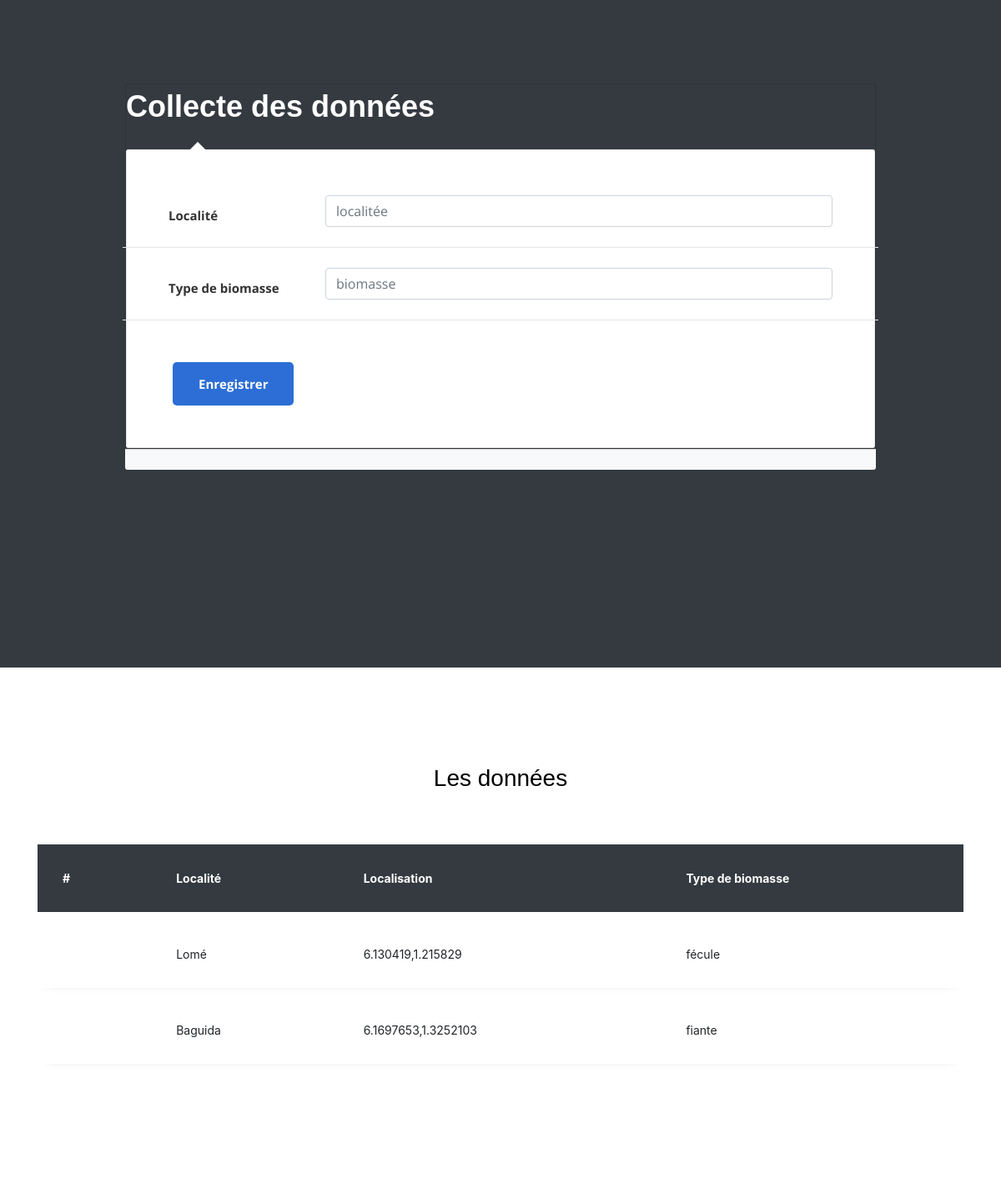
Before: / with the older database file.
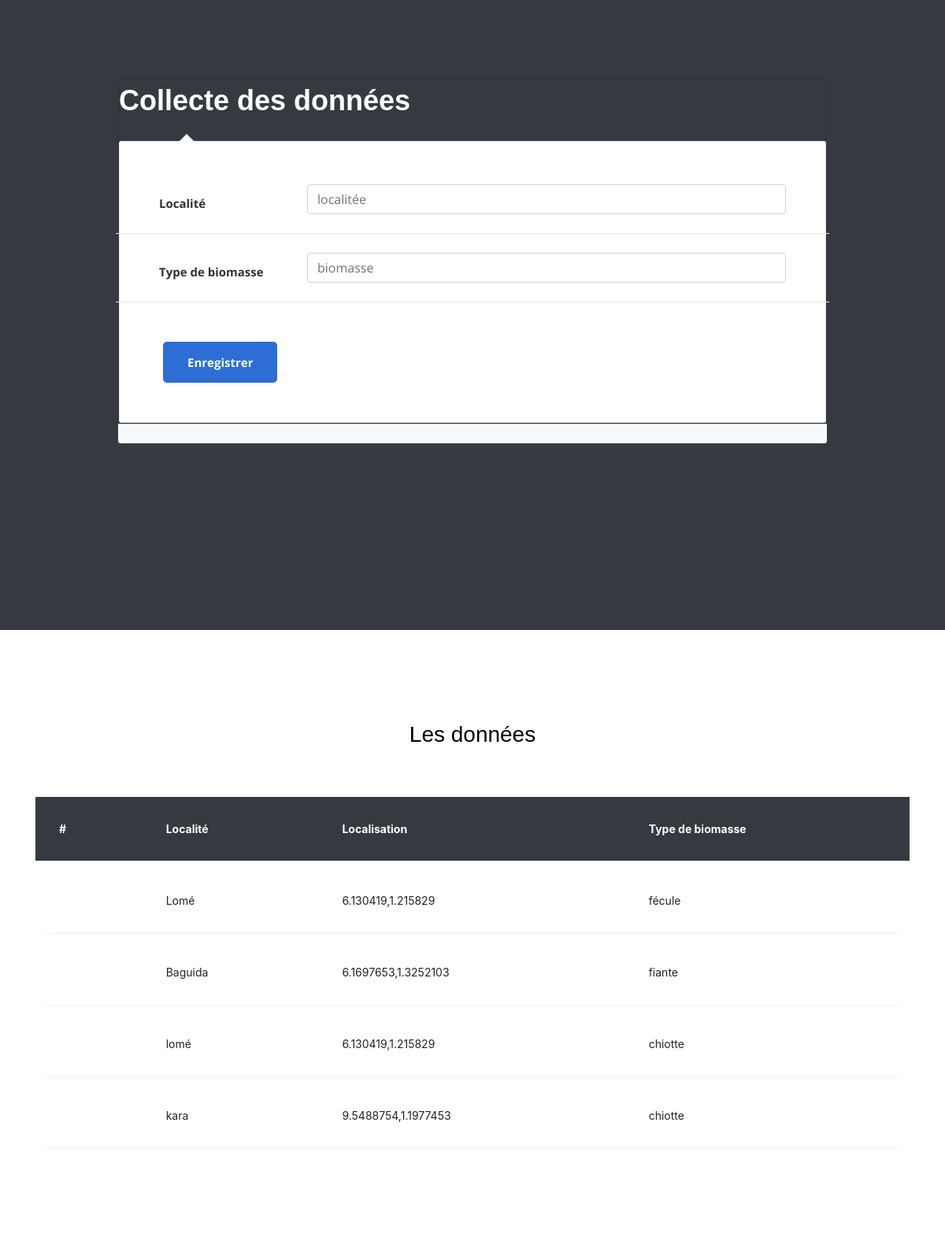
After: the same page with the newer database file.
### home/models.py (models this page shows, shortened)
class biomasse(models.Model):
    Localité = models.CharField(max_length=40)
    Localisation = models.CharField(max_length=50)
    Type = models.CharField(max_length=50)
    class Meta:
        verbose_name_plural = 'biomasse'

### home/views.py (the view)
# urls.py: 2. Add a URL to urlpatterns:  path('', views.home, name='home')
def home(request):
    bio=biomasse.objects.all()
    try :
        if request.method == 'POST':
            Localité = request.POST.get("localité")
            Type = request.POST.get("type")
            geolocator = Nominatim(user_agent="home")
            location = geolocator.geocode(Localité+" Togo")
            latitude = location.latitude
            longitude = location.longitude
            Localisation = str(latitude)+","+str(longitude)
            b=biomasse.objects.create(Localité=Localité,Localisation=Localisation,Type=Type)
            b.save()
            messages.warning(request,'Enrégistrer')
            return render(request, "home.html", {"b":bio})
        else :
            return render(request, "home.html",{"b":bio})
    except:
        messages.warning(request,'Adresse Introuvable')
        return render(request, "home.html", {"b":bio})

### home/templates/home.html (shortened to what this page needs)
{% load static %}
<!DOCTYPE html>
<html lang="en">
<head>
    <link rel="stylesheet" href="{% static 'table/css/style.css' %}">
    <link href="{% static 'css/main.css' %}" rel="stylesheet" media="all">
</head>
<body>
    <div class="page-wrapper bg-dark p-t-100 p-b-50">
        <div class="wrapper wrapper--w900">
            <div class="card card-6">
                <div class="card-heading">
                    <h2 class="title">Collecte des données</h2>
                </div>
                <div class="card-body">
                    <form action="#" method="POST"> {% csrf_token %}
                        <div class="form-row">
                            <div class="name">Localité</div>
                            <div class="value">
                                <input type="text" class="form-control" aria-describedby="localitée" placeholder="localitée" name="localité" required>
                            </div>
                        </div>
                        <div class="form-row">
                            <div class="name">Type de biomasse</div>
                            <div class="value">
                                <input type="text" class="form-control" id="biomasse" aria-describedby="biomasse" placeholder="biomasse" name="type" required>
                            </div>
                        </div>
                </div>
                <div class="card-footer">
                    <button class="btn btn--radius-2 btn--blue-2" type="submit">Enregistrer</button>
                </div>
            </div>
            <div class="card-footer text-muted text-danger bg-light ">
               </div>
        </div>
    </div>
    {% include "table.html" %}
</body>
</html>

### home/templates/table.html (shortened to what this page needs)
{% load static %}
<!doctype html>
<html lang="en">
  <head>
	<link rel="stylesheet" href="https://stackpath.bootstrapcdn.com/font-awesome/4.7.0/css/font-awesome.min.css">
	</head>
	<body>
    <div class="page2">
	<section class="ftco-section">
		<div class="container">
			<div class="row justify-content-center">
				<div class="col-md-6 text-center mb-5">
					<h2 class="heading-section">Les données</h2>
				</div>
			</div>
			<div class="row">
				<div class="col-md-12">
					<div class="table-wrap">
						<table class="table">
						  <thead class="thead-dark">
						    <tr>
                                <th scope="col">#</th>
                                <th scope="col">Localité</th>
                                <th scope="col">Localisation</th>
                                <th scope="col">Type de biomasse</th>
						    </tr>
						  </thead>
						  <tbody>
                            {% for bio in b %}
						    <tr class="alert" role="alert">
						      <th scope="row"></th>
                              <td>{{ bio.Localité }}</td>
                              <td>{{ bio.Localisation }}</td>
                              <td>{{ bio.Type }}</td>
						    </tr>
                            {% endfor %}
						  </tbody>
						</table>
					</div>
				</div>
			</div>
		</div>
	</section>
</div>
	</body>
</html>

### static/css/main.css (style rules this page uses)
.row { display: -webkit-box; display: -webkit-flex; display: -moz-box; display: -ms-flexbox; display: flex; -webkit-flex-wrap: wrap; -ms-flex-wrap: wrap; flex-wrap: wrap; }
.form-row { display: -webkit-box; display: -webkit-flex; display: -moz-box; display: -ms-flexbox; display: flex; -webkit-flex-wrap: wrap; -ms-flex-wrap: wrap; flex-wrap: wrap; -webkit-box-align: start; -webkit-align-items: flex-start; -moz-box-align: start; -ms-flex-align: start; align-items: flex-start; padding: 24px 55px; border-bottom: 1px solid #e5e5e5; }
.form-row .name { width: 188px; color: #333; font-size: 15px; font-weight: 700; margin-top: 11px; }
.form-row .value { width: -webkit-calc(100% - 188px); width: -moz-calc(100% - 188px); width: calc(100% - 188px); }
html { -webkit-box-sizing: border-box; -moz-box-sizing: border-box; box-sizing: border-box; }
* { padding: 0; margin: 0; }
*, *:before, *:after { -webkit-box-sizing: inherit; -moz-box-sizing: inherit; box-sizing: inherit; }
body, h1, h2, h3, h4, h5, h6, blockquote, p, pre, dl, dd, ol, ul, figure, hr, fieldset, legend { margin: 0; padding: 0; }
table { border-collapse: collapse; border-spacing: 0; }
button { outline: none; background: none; border: none; }
.page-wrapper { min-height: 100vh; }
body { font-family: "Open Sans", "Arial", "Helvetica Neue", sans-serif; font-weight: 400; font-size: 14px; }
h1, h2, h3, h4, h5, h6 { font-weight: 400; }
h2 { font-size: 30px; }
.bg-dark { background: #1a1a1a; }
.p-t-100 { padding-top: 100px; }
.p-b-50 { padding-bottom: 50px; }
.wrapper { margin: 0 auto; }
.wrapper--w900 { max-width: 900px; }
.btn { display: inline-block; line-height: 50px; padding: 0 30px; -webkit-transition: all 0.4s ease; -o-transition: all 0.4s ease; -moz-transition: all 0.4s ease; transition: all 0.4s ease; cursor: pointer; font-size: 15px; text-transform: capitalize; font-weight: 700; color: #fff; font-family: inherit; }
.btn--radius-2 { -webkit-border-radius: 5px; -moz-border-radius: 5px; border-radius: 5px; }
.btn--blue-2 { background: #2c6ed5; }
input, textarea { outline: none; margin: 0; border: none; -webkit-box-shadow: none; -moz-box-shadow: none; box-shadow: none; width: 100%; font-size: 14px; font-family: inherit; }
.title { font-size: 36px; font-weight: 700; text-align: left; color: #fff; margin-bottom: 24px; }
.card { -webkit-border-radius: 3px; -moz-border-radius: 3px; border-radius: 3px; background: #fff; }
.card-6 { background: transparent; }
.card-6 .card-heading { background: transparent; }
.card-6 .card-body { background: #fff; position: relative; border: 1px solid #e5e5e5; border-bottom: none; padding: 30px 0; padding-bottom: 0; -webkit-border-top-left-radius: 3px; -moz-border-radius-topleft: 3px; border-top-left-radius: 3px; -webkit-border-top-right-radius: 3px; -moz-border-radius-topright: 3px; border-top-right-radius: 3px; }
.card-6 .card-body:before { bottom: 100%; left: 75px; border: solid transparent; content: ""; height: 0; width: 0; position: absolute; pointer-events: none; border-color: rgba(255, 255, 255, 0); border-bottom-color: #fff; border-width: 10px; }
.card-6 .card-footer { background: #fff; border: 1px solid #e5e5e5; border-top: none; -webkit-border-bottom-left-radius: 3px; -moz-border-radius-bottomleft: 3px; border-bottom-left-radius: 3px; -webkit-border-bottom-right-radius: 3px; -moz-border-radius-bottomright: 3px; border-bottom-right-radius: 3px; padding: 50px 55px; }

Changed rows visible on the page:
added biomasse: Localité "lomé", Localisation "6.130419,1.215829", Type "chiotte"
added biomasse: Localité "kara", Localisation "9.5488754,1.1977453", Type "chiotte"
